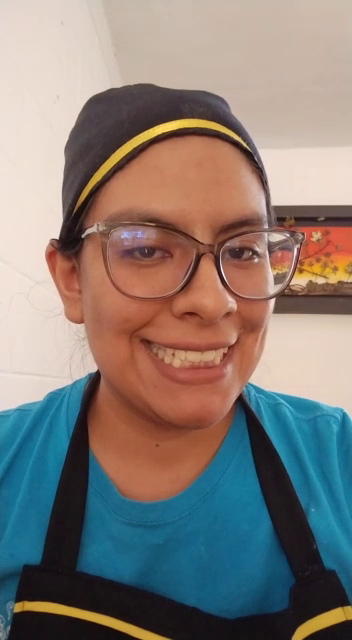
#> input picture frame 31 of test_vid.mp4, 352 x 640 px
$ python detect_face.py
#> lines starting #> are read from the running program, lines starting #| are printed output that depends on the picture
import cv2
import os
import pickle
from util import draw_rectangle

def load_labels(filename):
#> called with filename = 'recognizer/labels.pickle'
    with open(filename, 'rb') as f:
#> (reads recognizer/labels.pickle from the repository)
        label_dict = pickle.load(f)
        return {v:k for k, v in label_dict.items()}


BASE_DIR = os.path.dirname(__file__)

haar_frontal_face = 'haarcascade_frontalface.xml'
haar_smile = 'haarcascade_smile.xml'
haar_eye = 'haarcascade_eye.xml'

labels = load_labels(os.path.join(BASE_DIR, 'recognizer', 'labels.pickle'))

face_model = cv2.CascadeClassifier(os.path.join(BASE_DIR, 'classifiers', 'haar', haar_frontal_face))
# smile_model = cv2.CascadeClassifier(os.path.join(BASE_DIR, 'classifiers', 'haar', haar_smile))
# eye_model = cv2.CascadeClassifier(os.path.join(BASE_DIR, 'classifiers', 'haar', haar_eye))


recognizer = cv2.face.LBPHFaceRecognizer_create() # could be a trained model
recognizer.read(os.path.join(BASE_DIR, 'recognizer', 'trained_model.yml'))

cap = cv2.VideoCapture('test_vid.mp4')

while True:
    ret, img = cap.read()
#> img is the input picture: shape (640, 352, 3); mean B, G, R 119.3, 125.2, 134.1
    img = cv2.flip(img, 1)
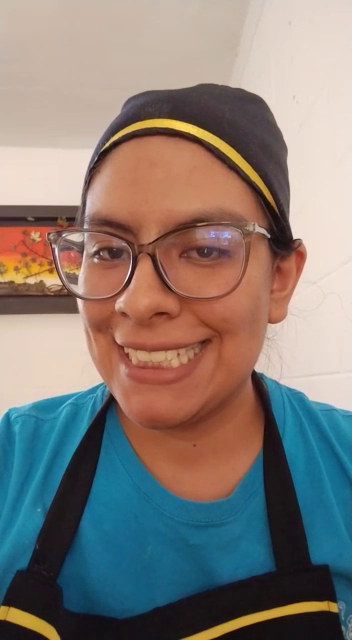
#> img: shape (640, 352, 3); mean B, G, R 119.3, 125.2, 134.1

    try:
        img_gray = cv2.cvtColor(img, cv2.COLOR_BGR2GRAY)
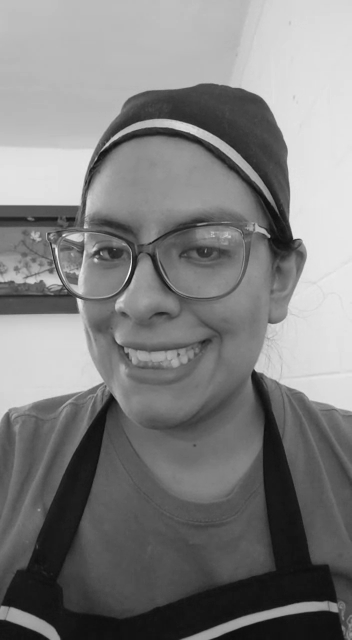
#> img_gray: shape (640, 352); min 12, max 248, mean 127.1

        faces = face_model.detectMultiScale(img_gray, scaleFactor=1.2, minNeighbors=5)
#> faces = ()

        for (x, y, w, h) in faces:
            roi_color = img[y:y+h, x:x+w]
            roi_gray = img_gray[y:y+h, x:x+w]

            # Recognizer who it is
            id, accuracy = recognizer.predict(roi_gray)
            print(accuracy)
            if (accuracy > 40 and accuracy < 100):
                font = cv2.FONT_HERSHEY_COMPLEX
                name = labels[id]
                color = (255, 255, 255)
                cv2.putText(img, name, (x, y - 5), font, 1, color, 2, cv2.LINE_AA)
                cv2.putText(img, str(accuracy).split('.')[0], (x + w, y - 5), font, 1, color, 2, cv2.LINE_AA)
                # cv2.putText(img, accuracy, (x + w, y - 5), font, 1, color, 2, cv2.LINE_AA)
                draw_rectangle(img, x, y, w, h, (0, 0, 255))
#> this loop made 0 passes

        cv2.imshow('mamica', img)

        key = cv2.waitKey(30) & 0xff
#> (key Esc is pressed here)
        if key == 27:
            break
    except :
        print('video has ended')
        break

cap.release()
cv2.destroyAllWindows()
